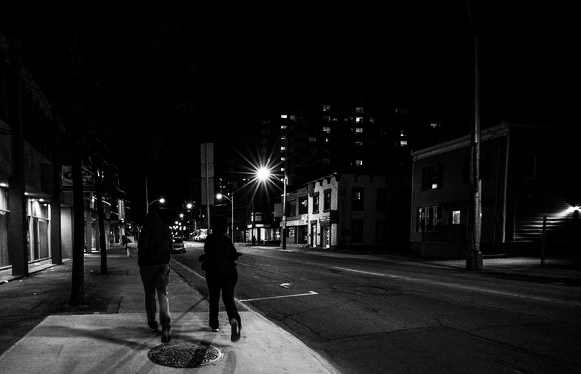
#> input picture PE05-input.jpg, 581 x 374 px
$ python PE05.py
#> lines starting #> are read from the running program, lines starting #| are printed output that depends on the picture
from PIL import Image, ImageEnhance, ImageFilter
import matplotlib.pyplot as plt

# Load the input image and convert to RGB format
img = Image.open("PE05-input.jpg").convert("RGB")
#> img is the input picture: PIL image 581x374 RGB; min 0, max 255, mean 24.5

# Step 1: Slightly increase brightness (not too much to avoid overexposure)
img = ImageEnhance.Brightness(img).enhance(1.5)
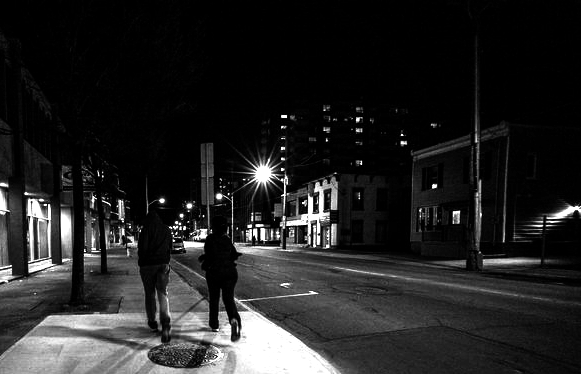
#> img: PIL image 581x374 RGB; min 0, max 255, mean 35.7

# Step 2: Slightly increase contrast to enhance the difference between light and dark areas
img = ImageEnhance.Contrast(img).enhance(1.2)
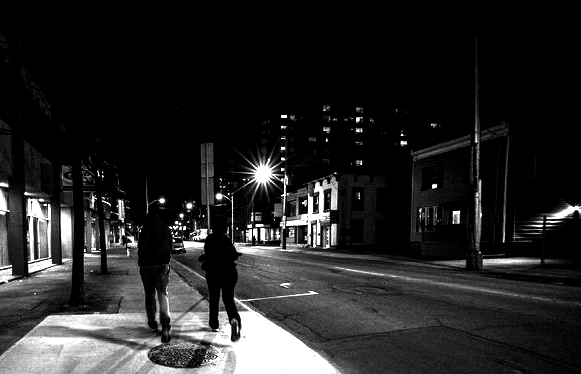
#> img: PIL image 581x374 RGB; min 0, max 255, mean 37.4

# Step 3: Apply detail filter to enhance fine textures and structures
img = img.filter(ImageFilter.DETAIL)

# Step 4: Apply a moderate sharpness enhancement
img = ImageEnhance.Sharpness(img).enhance(1.5)

# Step 5: Apply smoothing filter to reduce minor noise and make image cleaner
img = img.filter(ImageFilter.SMOOTH_MORE)

# Display the enhanced image
plt.imshow(img)
plt.axis("off")
plt.show()

# Save the output image
img.save("PE05-output.jpg")

# --------------------------------------------------------------------
# Observation Questions and Detailed Answers:

# 1. How many people do you see in the output image?
# Answer: There are two people visible in the output image.
# They are walking on the sidewalk on the left side of the image, slightly ahead of each other.

# 2. How many trees can you identify?
# Answer: Two trees can be identified.
# One is located near the sidewalk on the left, and the second is further behind, partially visible.

# 3. How many windows can you identify on the 2nd floor of the first building (labelled as “1”) on the right-hand side of the road?
# Answer: There are three windows visible on the second floor of the first building labeled as "1", located on the right side of the road.

# 4. How many windows can you identify in the second building (labeled as “2”) on the right-hand side of the road facing you?
# Answer: Six windows can be clearly identified on the building labeled "2", which is on the right side of the road and faces the viewer.
